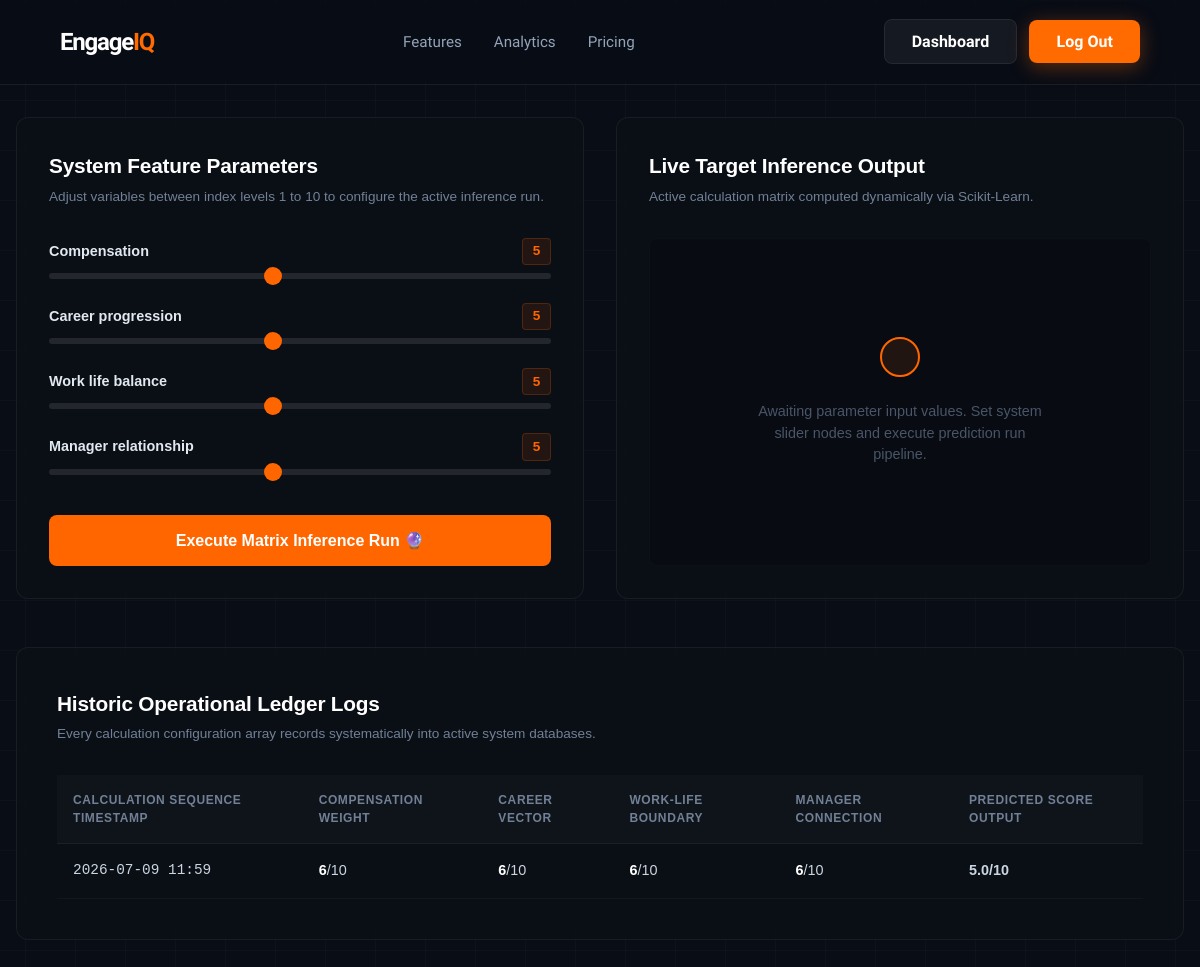
The app's page /dashboard/ (signed in), older data.
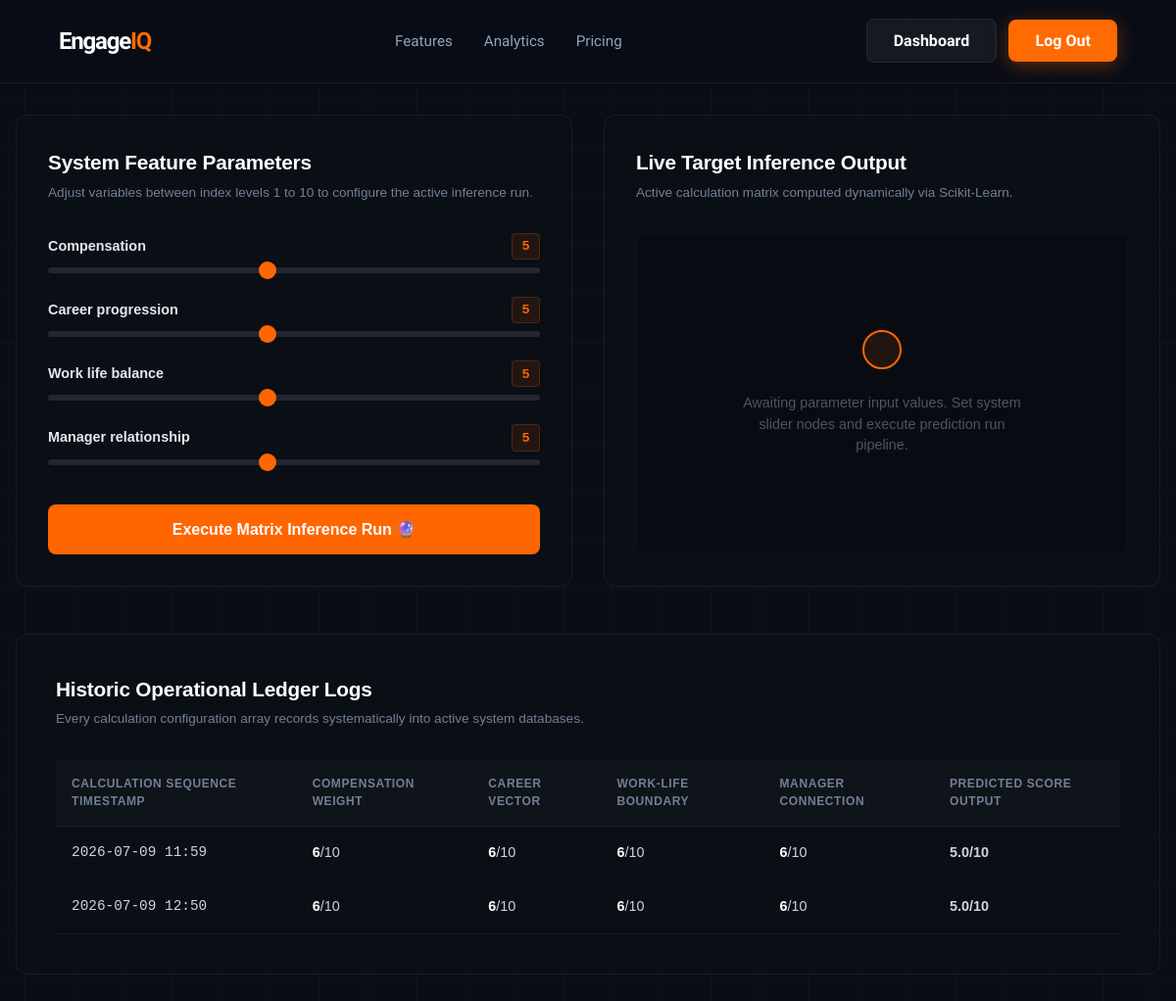
The same page, newer data.
### core_app/models.py (models this page shows, shortened)
class SatisfactionPrediction(models.Model):
    user = models.ForeignKey(User, on_delete=models.CASCADE, null=True, blank=True)
    compensation = models.IntegerField()
    career_progression = models.IntegerField()
    work_life_balance = models.IntegerField()
    manager_relationship = models.IntegerField()
    predicted_score = models.FloatField()
    created_at = models.DateTimeField(auto_now_add=True)

### core_app/views.py (the view, shortened to what this page needs)
# urls.py: path('dashboard/', views.dashboard, name='dashboard'),
@login_required(login_url='login')
def dashboard(request):
    form = EngagementSlidersForm(request.POST or None)
    predicted_score = None
    history = SatisfactionPrediction.objects.filter(user=request.user)
    return render(request, 'core_app/dashboard.html', {
        'form': form,
        'predicted_score': predicted_score,
        'history': history
    })

### core_app/forms.py
class EngagementSlidersForm(forms.ModelForm):
    class Meta:
        model = SatisfactionPrediction
        fields = ['compensation', 'career_progression', 'work_life_balance', 'manager_relationship']
    def __init__(self, *args, **kwargs):
        super().__init__(*args, **kwargs)
        for field_name in self.fields:
            self.fields[field_name].widget = forms.NumberInput(attrs={
                'type': 'range',
                'min': '1.0',
                'max': '10.0',
                'step': '0.1',
                'value': '5.0',
                'class': 'engageiq-slider'  # Custom class for your dark/orange CSS styling
            })

### core_app/templates/core_app/Dashboard.html (shortened to what this page needs)
{% extends 'core_app/base.html' %}
{% load static %}
{% block content %}
<div class="dashboard-viewport">
    <div class="dashboard-main-grid">
        <div class="workspace-panel glass-card">
            <div class="panel-header-block">
                <h3>System Feature Parameters</h3>
                <p>Adjust variables between index levels 1 to 10 to configure the active inference run.</p>
            </div>
            <form method="POST" class="sliders-form-layout">
                {% for field in form %}
                <div class="slider-node-row">
                    <div class="slider-labels">
                        <span class="field-title">{{ field.label }}</span>
                        <span class="live-counter-val" id="val_{{ field.id_for_label }}">5</span>
                    </div>
                    <div class="input-slider-wrapper">
                        <input type="range" name="{{ field.html_name }}" min="1" max="10" value="5" class="custom-range-slider" id="{{ field.id_for_label }}" oninput="updateSliderValue(this)">
                    </div>
                </div>
                {% endfor %}
                <button type="submit" class="btn-predict-trigger">
                    Execute Matrix Inference Run 🔮
                </button>
            </form>
        </div>
        <div class="workspace-panel glass-card evaluation-output-panel">
            <div class="panel-header-block">
                <h3>Live Target Inference Output</h3>
                <p>Active calculation matrix computed dynamically via Scikit-Learn.</p>
            </div>
            <div class="inference-display-chamber">
                {% if predicted_score %}
                    <div class="result-display-node active-result">
                        <div class="result-badge-status">Calculation Matrix Verified</div>
                        <div class="large-score-metrics">{{ predicted_score }} <span class="scale-max">/ 10</span></div>
                        <p class="score-summary-text">Predicted Satisfaction index array committed to data logs successfully.</p>
                    </div>
                {% else %}
                    <div class="result-display-node pending-state">
                        <div class="pulsing-radar-circle"></div>
                        <p class="pending-lbl">Awaiting parameter input values. Set system slider nodes and execute prediction run pipeline.</p>
                    </div>
                {% endif %}
            </div>
        </div>
    </div>
    <div class="history-panel-block glass-card">
        <div class="panel-header-block">
            <h3>Historic Operational Ledger Logs</h3>
            <p>Every calculation configuration array records systematically into active system databases.</p>
        </div>
        <div class="table-responsive-wrapper">
            <table class="telemetry-table-layout">
                <thead>
                    <tr>
                        <th>Calculation Sequence Timestamp</th>
                        <th>Compensation Weight</th>
                        <th>Career Vector</th>
                        <th>Work-Life Boundary</th>
                        <th>Manager Connection</th>
                        <th>Predicted Score Output</th>
                    </tr>
                </thead>
                <tbody>
                    {% for record in history %}
                    <tr>
                        <td class="t-stamp">{{ record.created_at|date:"Y-m-d H:i" }}</td>
                        <td><span class="tbl-num">{{ record.compensation }}</span>/10</td>
                        <td><span class="tbl-num">{{ record.career_progression }}</span>/10</td>
                        <td><span class="tbl-num">{{ record.work_life_balance }}</span>/10</td>
                        <td><span class="tbl-num">{{ record.manager_relationship }}</span>/10</td>
                        <td class="t-highlight-cell">{{ record.predicted_score }}/10</td>
                    </tr>
                    {% empty %}
                    <tr>
                        <td colspan="6" class="empty-table-state">No simulation models run within this system log yet. Set sliders to populate lines.</td>
                    </tr>
                    {% endfor %}
                </tbody>
            </table>
        </div>
    </div>
</div>
{% endblock %}

### core_app/templates/core_app/base.html (shortened to what this page needs)
<!DOCTYPE html>
{% load static %}
<html lang="en">
<head>
    <link rel="stylesheet" href="{% static 'core_app/css/style.css' %}">
</head>
<body>
    <nav class="nav-container">
        <a href="{% url 'landing' %}" class="brand-logo">Engage<span>IQ</span></a>
      <ul class="nav-links">
    <li><a href="{% url 'features' %}">Features</a></li>
    <li><a href="{% url 'analytics' %}">Analytics</a></li>
    <li><a href="{% url 'pricing' %}">Pricing</a></li>
</ul>  <div>
            {% if user.is_authenticated %}
                <a href="{% url 'dashboard' %}" class="btn-secondary" style="margin-right: 0.5rem;">Dashboard</a>
                <a href="{% url 'logout' %}" class="btn-primary">Log Out</a>
            {% else %}
                <a href="{% url 'login' %}" class="btn-secondary" style="margin-right: 0.5rem;">Log In</a>
                <a href="{% url 'register' %}" class="btn-primary">Get Started</a>
            {% endif %}
        </div>
    </nav>
    {% block content %}
    {% endblock %}
</body>
</html>

### core_app/static/core_app/css/style.css (style rules this page uses)
:root { --bg-dark: #090d16; --bg-card: rgba(17, 24, 39, 0.55); --border-glass: rgba(255, 255, 255, 0.07); --accent-orange: #ff6b00; --accent-orange-glow: rgba(255, 107, 0, 0.35); --text-primary: #ffffff; --text-secondary: #94a3b8; --font-main: 'Plus Jakarta Sans', sans-serif; }
* { box-sizing: border-box; margin: 0; padding: 0; }
body { background-color: var(--bg-dark); background-image: linear-gradient(rgba(255, 255, 255, 0.02) 1px, transparent 1px), linear-gradient(90deg, rgba(255, 255, 255, 0.02) 1px, transparent 1px); background-size: 50px 50px; background-position: center top; font-family: var(--font-main); color: var(--text-primary); min-height: 100vh; overflow-x: hidden; line-height: 1.5; }
.nav-container { display: flex; justify-content: space-between; align-items: center; padding: 1.5rem 5%; border-bottom: 1px solid var(--border-glass); backdrop-filter: blur(12px); position: sticky; top: 0; z-index: 100; background: rgba(9, 13, 22, 0.7); }
.brand-logo { font-size: 1.5rem; font-weight: 800; letter-spacing: -0.05em; color: var(--text-primary); text-decoration: none; }
.brand-logo span { color: var(--accent-orange); }
.nav-links { display: flex; gap: 2rem; list-style: none; }
.nav-links a { color: var(--text-secondary); text-decoration: none; font-size: 0.95rem; font-weight: 500; transition: color 0.25s ease; }
.btn-primary { background: var(--accent-orange); color: #ffffff; padding: 0.75rem 1.7rem; border-radius: 8px; font-weight: 600; text-decoration: none; border: none; cursor: pointer; box-shadow: 0 4px 20px var(--accent-orange-glow); transition: all 0.3s cubic-bezier(0.16, 1, 0.3, 1); }
.btn-secondary { background: rgba(255, 255, 255, 0.05); color: var(--text-primary); padding: 0.75rem 1.7rem; border-radius: 8px; font-weight: 600; text-decoration: none; border: 1px solid var(--border-glass); transition: background 0.25s ease; }
.glass-card { background: var(--bg-card); backdrop-filter: blur(16px); border: 1px solid var(--border-glass); border-radius: 16px; padding: 2.5rem; }

Row changes from the older to the newer data that the page shows:
added SatisfactionPrediction: created_at "2026-07-09 12:50", compensation "6", career_progression "6", work_life_balance "6", manager_relationship "6", predicted_score "5.0"
